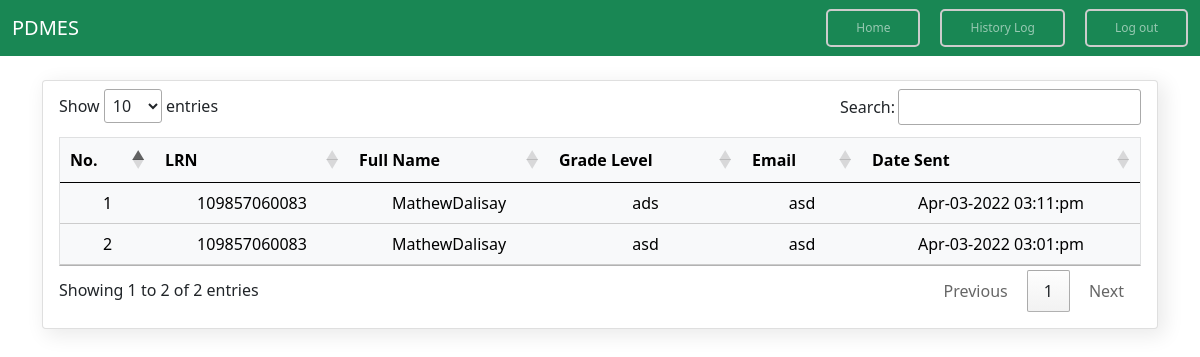
/history.php, run on an earlier commit of the app's database.
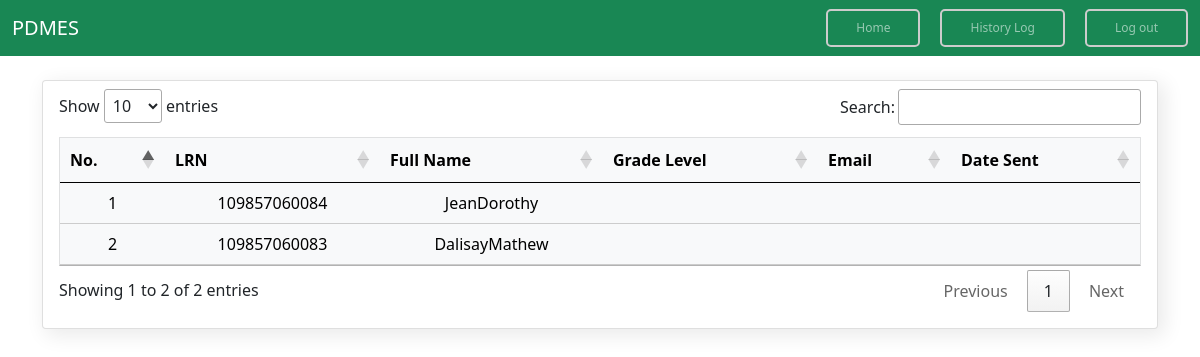
And on a later commit of the database.
### tables this page shows
CREATE TABLE `history` (
  `id` int(11) NOT NULL,
  `lrn` varchar(50) NOT NULL,
  `send_to` varchar(50) NOT NULL,
  `subject` varchar(50) NOT NULL,
  `grade_level` varchar(50) NOT NULL,
  `remarks` varchar(50) NOT NULL,
  `date_time_created` varchar(50) NOT NULL,
  `date_time_updated` datetime NOT NULL
);

CREATE TABLE `learners_personal_infos` (
  `id` int(11) NOT NULL,
  `lrn` varchar(50) NOT NULL,
  `last_name` varchar(50) NOT NULL,
  `first_name` varchar(50) NOT NULL,
  `middle_name` varchar(50) NOT NULL,
  `suffix` varchar(50) NOT NULL,
  `birth_date` varchar(50) NOT NULL,
  `sex` varchar(50) NOT NULL,
  `remarks` varchar(50) NOT NULL,
  `date_time_created` datetime NOT NULL,
  `date_time_updated` datetime NOT NULL
);

### history.php (the view, shortened to what this page needs)
<?php
include('connection.php');
?>
<?php include 'includes/header.php';?>
    <link rel="stylesheet" href="src/css/table.data.css">
    <link rel="stylesheet" type="text/css" href="https://cdn.datatables.net/1.11.5/css/jquery.dataTables.css">
<?php include 'includes/topnav.php'; ?>
<div class="container py-4">
    <div class="card px-3 pb-3 pt-2" style="box-shadow: 5px 5px 20px 2px #EBEBEB ;">
        <table class="table table-hover table-light text-center mt-5" id="data">
            <thead>
                <tr>
                    <th>No.</th>
                    <th>LRN</th>
                    <th>Full Name</th>
                    <th>Grade Level</th>
                    <th>Email</th>
                    <th>Date Sent</th>
                </tr>
            </thead>
            <tbody>
                <?php
                $sql = "SELECT learners_personal_infos.lrn, learners_personal_infos.first_name , learners_personal_infos.last_name , history.send_to, history.date_time_created AS 'date_sent', history.grade_level
                FROM learners_personal_infos
                LEFT JOIN history ON learners_personal_infos.lrn = history.lrn
                ORDER BY history.date_time_created DESC ";
                $run = mysqli_query($conn,$sql);
                if(mysqli_num_rows($run) > 0){
                    $count = 0;
                    foreach($run as $row){
                        $count++;
                        ?>
                            <tr>
                                <td><?php echo $count;?></td>
                                <td><?php echo $row ['lrn']?></td>
                                <td><?php echo $row ['first_name'] . $row ['last_name']?></td>
                                <td><?php echo $row ['send_to']?></td>
                                <td><?php echo $row ['grade_level']?></td>
                                <td><?php echo $row ['date_sent']?></td>
                            </tr>
                        <?php
                    }
                }
                ?>
            </tbody>
        </table>
    </div>
</div>
</body>
</html>

### includes/header.php (shortened to what this page needs)
<!DOCTYPE html>
<html lang="en">
<head>
    <link rel="stylesheet" href="src/css/bootstrap/bootstrap.css">
    <link rel="stylesheet" href="https://cdnjs.cloudflare.com/ajax/libs/font-awesome/6.0.0/css/all.min.css">
    <link rel="stylesheet" href="src/css/loading-spinner.css">

### includes/topnav.php (shortened to what this page needs)
<link rel="stylesheet" href="src/css/topnav.css">
</head>
<body>
<nav class="navbar navbar-expand-lg navbar-dark bg-success">
    <div class="container-fluid">
    <a class="navbar-brand" href="home.php">PDMES</a>
    <div class="collapse navbar-collapse" id="navbarNav">
        <ul class="navbar-nav ms-auto">
            <li class="nav-item">
                <a class="nav-link" href="home.php">Home</a>
            </li>
            <li class="nav-item">
                <a class="nav-link" href="history.php">History Log</a>
            </li>
            <li class="nav-item">
                <a class="nav-link" href="logout.php">Log out</a>
            </li>
        </ul>
    </div>
    </div>
</nav>

### src/css/table.data.css (style rules this page uses)
table { border: 1px solid #ccc; }
table tr { border: 1px solid #ccc; }
body { background: #fff; }

### src/css/topnav.css (style rules this page uses)
.nav-item { padding:0 20px; margin: 0 0 0 20px; border: 2px solid #ccc; border-radius: 5px; font-size: 12px; }

What changed in the data, as far as the page shows it:
removed history: learners_personal_infos.lrn "109857060083", learners_personal_infos.first_name "Mathew", learners_personal_infos.last_name "Dalisay", send_to "ads", grade_level "asd", date_time_created "Apr-03-2022 03:11:pm"
removed history: learners_personal_infos.lrn "109857060083", learners_personal_infos.first_name "Mathew", learners_personal_infos.last_name "Dalisay", send_to "asd", grade_level "asd", date_time_created "Apr-03-2022 03:01:pm"
added learners_personal_infos: lrn "109857060084", first_name "Jean", last_name "Dorothy"
added learners_personal_infos: lrn "109857060083", first_name "Dalisay", last_name "Mathew"
